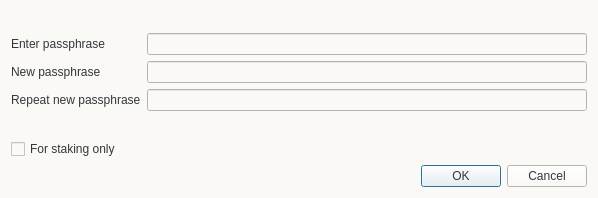
<?xml version="1.0" encoding="UTF-8"?>
<ui version="4.0">
 <class>AskPassphraseDialog</class>
 <widget class="QDialog" name="AskPassphraseDialog">
  <property name="geometry">
   <rect>
    <x>0</x>
    <y>0</y>
    <width>598</width>
    <height>198</height>
   </rect>
  </property>
  <property name="sizePolicy">
   <sizepolicy hsizetype="Preferred" vsizetype="Minimum">
    <horstretch>0</horstretch>
    <verstretch>0</verstretch>
   </sizepolicy>
  </property>
  <property name="minimumSize">
   <size>
    <width>550</width>
    <height>0</height>
   </size>
  </property>
  <property name="windowTitle">
   <string>Passphrase Dialog</string>
  </property>
  <property name="styleSheet">
   <string notr="true">color:#33363b; font-size:12px; font-family:&quot;Open Sans Bold&quot;;background-color:#fbf9f6;</string>
  </property>
  <layout class="QVBoxLayout" name="verticalLayout">
   <item>
    <widget class="QLabel" name="warningLabel">
     <property name="textFormat">
      <enum>Qt::RichText</enum>
     </property>
     <property name="wordWrap">
      <bool>true</bool>
     </property>
    </widget>
   </item>
   <item>
    <layout class="QFormLayout" name="formLayout">
     <property name="fieldGrowthPolicy">
      <enum>QFormLayout::AllNonFixedFieldsGrow</enum>
     </property>
     <item row="0" column="0">
      <widget class="QLabel" name="passLabel1">
       <property name="styleSheet">
        <string notr="true">font-family:(&quot;:/fonts/OpenSansSemiBold&quot;);</string>
       </property>
       <property name="text">
        <string>Enter passphrase</string>
       </property>
      </widget>
     </item>
     <item row="0" column="1">
      <widget class="QLineEdit" name="passEdit1">
       <property name="echoMode">
        <enum>QLineEdit::Password</enum>
       </property>
      </widget>
     </item>
     <item row="1" column="0">
      <widget class="QLabel" name="passLabel2">
       <property name="text">
        <string>New passphrase</string>
       </property>
      </widget>
     </item>
     <item row="1" column="1">
      <widget class="QLineEdit" name="passEdit2">
       <property name="echoMode">
        <enum>QLineEdit::Password</enum>
       </property>
      </widget>
     </item>
     <item row="2" column="0">
      <widget class="QLabel" name="passLabel3">
       <property name="text">
        <string>Repeat new passphrase</string>
       </property>
      </widget>
     </item>
     <item row="2" column="1">
      <widget class="QLineEdit" name="passEdit3">
       <property name="echoMode">
        <enum>QLineEdit::Password</enum>
       </property>
      </widget>
     </item>
     <item row="3" column="1">
      <widget class="QLabel" name="capsLabel">
       <property name="font">
        <font>
         <family>Open Sans Bold</family>
         <pointsize>-1</pointsize>
        </font>
       </property>
       <property name="text">
        <string/>
       </property>
       <property name="alignment">
        <set>Qt::AlignCenter</set>
       </property>
      </widget>
     </item>
     <item row="4" column="0">
      <widget class="QCheckBox" name="stakingCheckBox">
       <property name="enabled">
        <bool>true</bool>
       </property>
       <property name="visible">
        <bool>false</bool>
       </property>
       <property name="toolTip">
        <string>Serves to disable the trivial sendmoney when OS account compromised. Provides no real security.</string>
       </property>
       <property name="text">
        <string>For staking only</string>
       </property>
      </widget>
     </item>
    </layout>
   </item>
   <item>
    <widget class="QDialogButtonBox" name="buttonBox">
     <property name="orientation">
      <enum>Qt::Horizontal</enum>
     </property>
     <property name="standardButtons">
      <set>QDialogButtonBox::Cancel|QDialogButtonBox::Ok</set>
     </property>
    </widget>
   </item>
  </layout>
 </widget>
 <resources/>
 <connections>
  <connection>
   <sender>buttonBox</sender>
   <signal>accepted()</signal>
   <receiver>AskPassphraseDialog</receiver>
   <slot>accept()</slot>
   <hints>
    <hint type="sourcelabel">
     <x>248</x>
     <y>254</y>
    </hint>
    <hint type="destinationlabel">
     <x>157</x>
     <y>274</y>
    </hint>
   </hints>
  </connection>
  <connection>
   <sender>buttonBox</sender>
   <signal>rejected()</signal>
   <receiver>AskPassphraseDialog</receiver>
   <slot>reject()</slot>
   <hints>
    <hint type="sourcelabel">
     <x>316</x>
     <y>260</y>
    </hint>
    <hint type="destinationlabel">
     <x>286</x>
     <y>274</y>
    </hint>
   </hints>
  </connection>
 </connections>
</ui>
